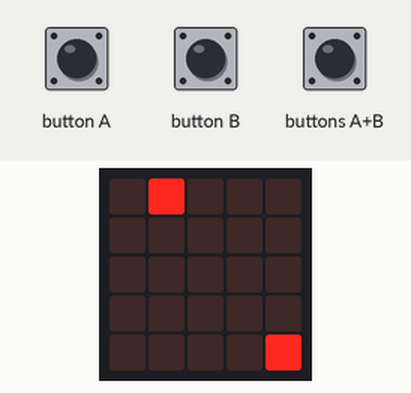
Bench run of a program on a simulated BBC micro:bit (MakeCode). On the bench: the board's 5×5 LED display. Random numbers come from a fixed seed; the run ends where the board's game-over animation would start. At 1.6 s the program stops and its outputs stay as they are.

Above: at 0.2 s.
At 0.6 s:
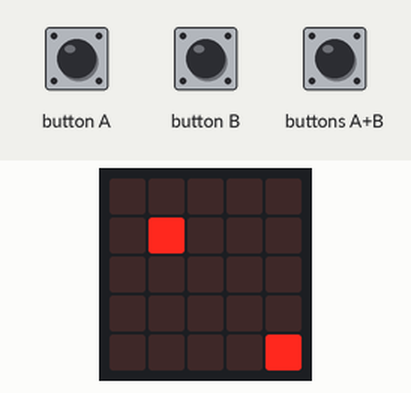
At 1.0 s:
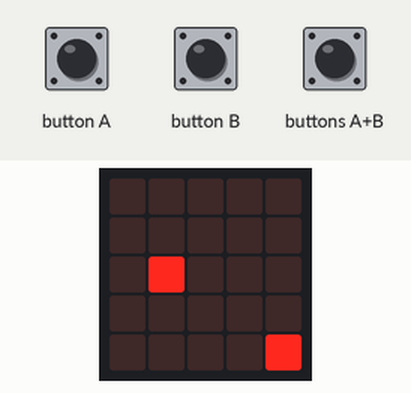
At 1.7 s:
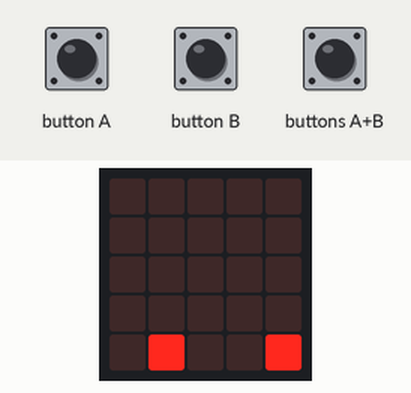

The program:

main.ts
```typescript
function プレイヤー移動ボタン () {
    if (input.buttonIsPressed(Button.A) && !(input.buttonIsPressed(Button.AB))) {
        player.change(LedSpriteProperty.X, -1)
        basic.pause(100)
    }
    if (input.buttonIsPressed(Button.B) && !(input.buttonIsPressed(Button.AB))) {
        player.change(LedSpriteProperty.X, 1)
        basic.pause(100)
    }
    if (敵.get(LedSpriteProperty.Y) == 4) {
        music._playDefaultBackground(music.builtInPlayableMelody(Melodies.PowerDown), music.PlaybackMode.InBackground)
        game.gameOver()
    }
}
function プレイヤー移動x () {
    加速度x = input.acceleration(Dimension.X)
    if (加速度x > 50) {
        player.change(LedSpriteProperty.X, 1)
    } else if (加速度x < -50) {
        player.change(LedSpriteProperty.X, -1)
    }
}
function 敵の動き () {
    敵のスピード = randint(2, 5)
    while (!(敵.get(LedSpriteProperty.Y) == 4)) {
        basic.pause(ゲームスピード * 敵のスピード)
        敵.change(LedSpriteProperty.Y, 1)
    }
    basic.pause(ゲームスピード * 敵のスピード)
    敵.delete()
    敵.change(LedSpriteProperty.Y, 1)
    basic.pause(randint(1, 5) * ゲームスピード)
    敵 = game.createSprite(randint(0, 4), 0)
}
let 敵のy = 0
let 敵のスピード = 0
let 加速度x = 0
let 敵: game.LedSprite = null
let player: game.LedSprite = null
let ゲームスピード = 0
ゲームスピード = 200
player = game.createSprite(4, 4)
let ロケット = game.createSprite(player.get(LedSpriteProperty.X), player.get(LedSpriteProperty.Y))
敵 = game.createSprite(randint(0, 4), 0)
let 操作方法 = 1
game.setLife(3)
basic.forever(function () {
    if (操作方法 == 0) {
        プレイヤー移動x()
        basic.pause(ゲームスピード)
    } else {
        プレイヤー移動ボタン()
    }
})
basic.forever(function () {
    if (input.buttonIsPressed(Button.AB)) {
        for (let index = 0; index < 4; index++) {
            ロケット.change(LedSpriteProperty.Y, -1)
            basic.pause(ゲームスピード)
        }
        ロケット.set(LedSpriteProperty.Y, 4)
    } else {
        ロケット.set(LedSpriteProperty.X, player.get(LedSpriteProperty.X))
        ロケット.set(LedSpriteProperty.Y, player.get(LedSpriteProperty.Y))
    }
})
basic.forever(function () {
    敵のy = 敵.get(LedSpriteProperty.Y)
})
basic.forever(function () {
    敵の動き()
})
basic.forever(function () {
    if (ロケット.isTouching(敵) && !(player.isTouching(敵))) {
        敵.delete()
        music._playDefaultBackground(music.builtInPlayableMelody(Melodies.BaDing), music.PlaybackMode.InBackground)
        game.addScore(1)
        basic.pause(randint(1, 5) * ゲームスピード)
        敵 = game.createSprite(randint(0, 4), 0)
    }
})
```

test.ts
```typescript
// テストはここに来ます。このパッケージが拡張機能として使用されるときにはコンパイルされません。
```

Measured:
- what the display in image 1 shows lasts 0.4 s, from 0.4 s to 0.8 s
